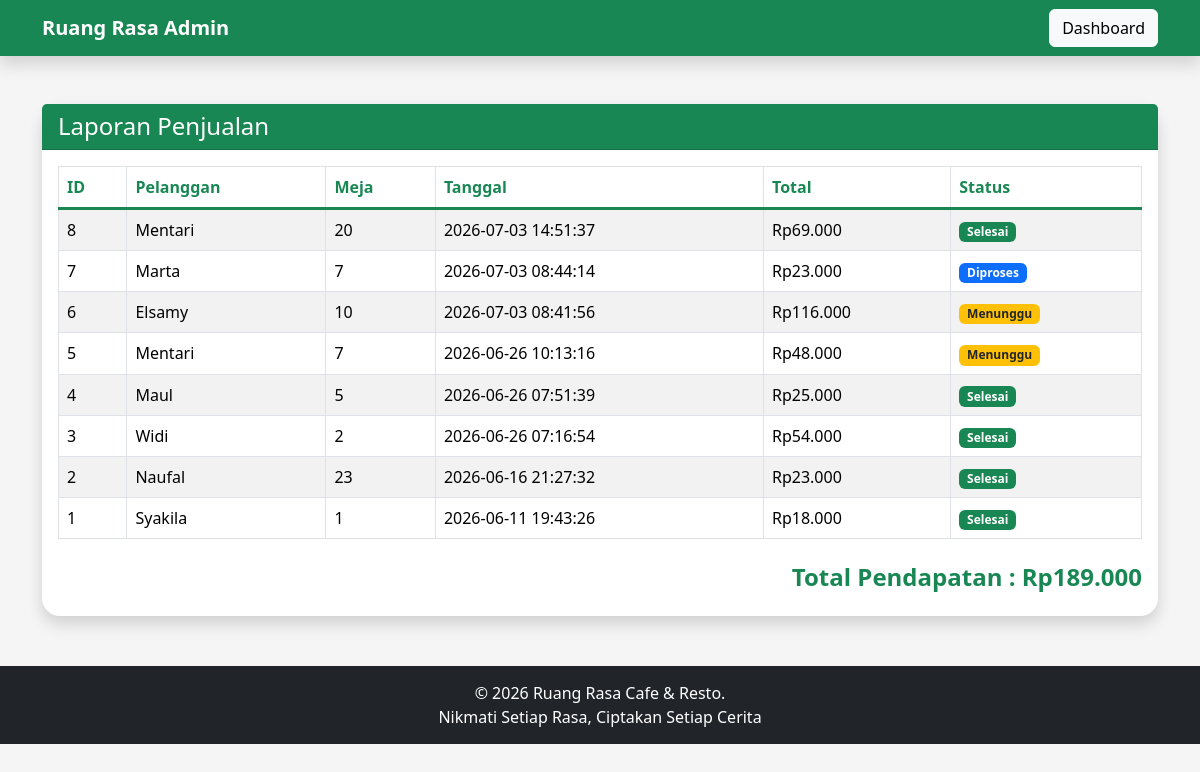
Screenshot of /laporan.php (signed in) with the database file from the repository.
### tables this page shows
CREATE TABLE `pesanan` (
  `id_pesanan` int(11) NOT NULL,
  `nama_pelanggan` varchar(100) DEFAULT NULL,
  `nomor_meja` varchar(20) DEFAULT NULL,
  `tanggal` datetime DEFAULT current_timestamp(),
  `total` int(11) DEFAULT NULL,
  `status` enum('Menunggu','Diproses','Selesai') DEFAULT 'Menunggu'
);

### laporan.php (the view, shortened to what this page needs)
<?php
include 'config/koneksi.php';
$data = mysqli_query(
    $koneksi,
    "SELECT * FROM pesanan
    ORDER BY tanggal DESC"
);
$total = mysqli_fetch_assoc(
    mysqli_query(
        $koneksi,
        "SELECT SUM(total) AS pendapatan
        FROM pesanan
        WHERE status='Selesai'"
    )
);
?>
<!DOCTYPE html>
<html>
<head>
    <link
        href="https://cdn.jsdelivr.net/npm/bootstrap@5.3.3/dist/css/bootstrap.min.css"
        rel="stylesheet">
</head>
<body>
    <nav class="navbar navbar-expand-lg navbar-dark bg-success shadow">
        <div class="container">
            <a class="navbar-brand fw-bold" href="dashboard.php">
                Ruang Rasa Admin
            </a>
            <a href="dashboard.php"
                class="btn btn-light">
                Dashboard
            </a>
        </div>
    </nav>
    <div class="container mt-5">
        <div class="card shadow">
            <div class="card-header bg-success text-white">
                <h4 class="mb-0">
                    Laporan Penjualan
                </h4>
            </div>
            <div class="card-body">
                <table class="table table-bordered table-hover table-striped align-middle">
                    <thead>
                        <tr>
                            <th>ID</th>
                            <th>Pelanggan</th>
                            <th>Meja</th>
                            <th>Tanggal</th>
                            <th>Total</th>
                            <th>Status</th>
                        </tr>
                    </thead>
                    <tbody>
                        <?php while ($row = mysqli_fetch_assoc($data)) { ?>
                            <tr>
                                <td><?php echo $row['id_pesanan']; ?></td>
                                <td><?php echo $row['nama_pelanggan']; ?></td>
                                <td><?php echo $row['nomor_meja']; ?></td>
                                <td><?php echo $row['tanggal']; ?></td>
                                <td>
                                    Rp<?php echo number_format($row['total'], 0, ",", "."); ?>
                                </td>
                                <td>
                                    <?php
                                    if ($row['status'] == "Menunggu") {
                                        echo "<span class='badge bg-warning text-dark'>Menunggu</span>";
                                    } elseif ($row['status'] == "Diproses") {
                                        echo "<span class='badge bg-primary'>Diproses</span>";
                                    } else {
                                        echo "<span class='badge bg-success'>Selesai</span>";
                                    }
                                    ?>
                                </td>
                            </tr>
                        <?php } ?>
                    </tbody>
                </table>
                <div class="text-end mt-4">
                    <h4 class="text-success fw-bold">
                        Total Pendapatan :
                        Rp<?php echo number_format($total['pendapatan'] ?? 0, 0, ",", "."); ?>
                    </h4>
                </div>
            </div>
        </div>
    </div>
    <div class="footer">
        &copy; <?php echo date("Y"); ?> Ruang Rasa Cafe & Resto.
        <br>
        Nikmati Setiap Rasa, Ciptakan Setiap Cerita
    </div>
</body>
</html>

### laporan.php (style rules this page uses)
body { background: #f5f5f5; }
.card { border: none; border-radius: 18px; }
.table th { background: white; color: #198754; border-bottom: 3px solid #198754; font-weight: bold; }
.footer { margin-top: 50px; background: #212529; color: white; text-align: center; padding: 15px; }

### rows the page displays
pesanan: id_pesanan "8", nama_pelanggan "Mentari", nomor_meja "20", tanggal "2026-07-03 14:51:37", total "69.000", status "Selesai"
pesanan: id_pesanan "7", nama_pelanggan "Marta", nomor_meja "7", tanggal "2026-07-03 08:44:14", total "23.000", status "Diproses"
pesanan: id_pesanan "6", nama_pelanggan "Elsamy", nomor_meja "10", tanggal "2026-07-03 08:41:56", total "116.000", status "Menunggu"
pesanan: id_pesanan "5", nama_pelanggan "Mentari", nomor_meja "7", tanggal "2026-06-26 10:13:16", total "48.000", status "Menunggu"
pesanan: id_pesanan "4", nama_pelanggan "Maul", nomor_meja "5", tanggal "2026-06-26 07:51:39", total "25.000", status "Selesai"
pesanan: id_pesanan "3", nama_pelanggan "Widi", nomor_meja "2", tanggal "2026-06-26 07:16:54", total "54.000", status "Selesai"
pesanan: id_pesanan "2", nama_pelanggan "Naufal", nomor_meja "23", tanggal "2026-06-16 21:27:32", total "23.000", status "Selesai"
pesanan: id_pesanan "1", nama_pelanggan "Syakila", nomor_meja "1", tanggal "2026-06-11 19:43:26", total "18.000", status "Selesai"

### other values shown
$total['pendapatan'] "189.000"
